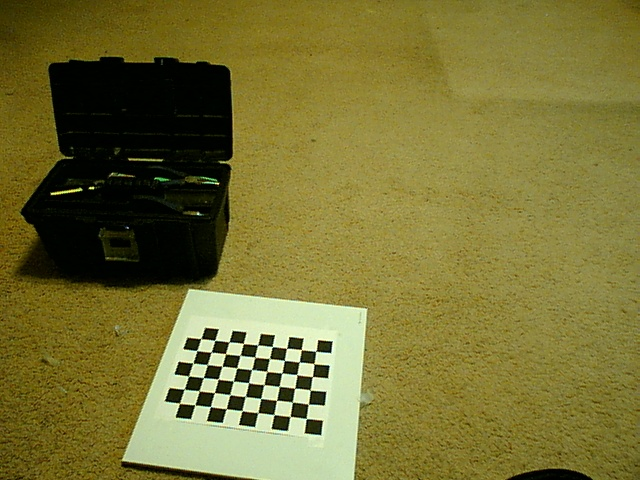
#> input picture opencv/files/calibrationimages/0.jpg, 640 x 480 px, given in place of the camera
$ python realtime_shape_detection.py   (older library calls are emulated)
#> lines starting #> are read from the running program, lines starting #| are printed output that depends on the picture; after the words box and inside, x2 and y2 are one past the last pixel; in counts of white or black regions, pixels touching at a corner belong together
import cv2
import numpy as np


def nothing(x):
    # any operation
    pass

cap = cv2.VideoCapture(0)
cap.set(cv2.CAP_PROP_FRAME_WIDTH, 640)
cap.set(cv2.CAP_PROP_FRAME_HEIGHT, 480)
cv2.namedWindow("Trackbars")
cap.set(cv2.CAP_PROP_EXPOSURE,-10)
cv2.createTrackbar("L-H", "Trackbars", 0, 180, nothing)
cv2.createTrackbar("L-S", "Trackbars", 66, 255, nothing)
cv2.createTrackbar("L-V", "Trackbars", 134, 255, nothing)
cv2.createTrackbar("U-H", "Trackbars", 180, 180, nothing)
cv2.createTrackbar("U-S", "Trackbars", 255, 255, nothing)
cv2.createTrackbar("U-V", "Trackbars", 243, 255, nothing)

font = cv2.FONT_HERSHEY_COMPLEX
kernel = np.ones((5,5),np.float32)/25
while True:
    _, frame = cap.read()
#> frame is the input picture: shape (480, 640, 3); mean B, G, R 53.1, 113.9, 120
#     frame = cv2.filter2D(frame,-1,kernel)
    frame=cv2.GaussianBlur(frame,(13,13),cv2.BORDER_DEFAULT)
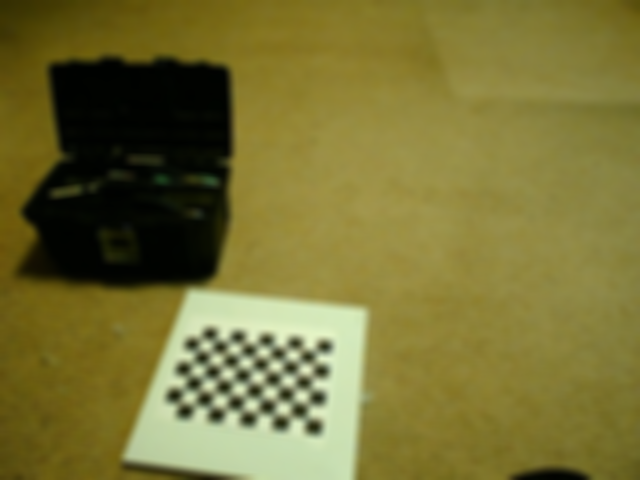
#> frame: shape (480, 640, 3); mean B, G, R 53.1, 114, 120


    hsv = cv2.cvtColor(frame, cv2.COLOR_BGR2HSV)
#> hsv: shape (480, 640, 3); mean H, S, V 30.6, 160.1, 122.1

    l_h = cv2.getTrackbarPos("L-H", "Trackbars")
    l_s = cv2.getTrackbarPos("L-S", "Trackbars")
    l_v = cv2.getTrackbarPos("L-V", "Trackbars")
    u_h = cv2.getTrackbarPos("U-H", "Trackbars")
    u_s = cv2.getTrackbarPos("U-S", "Trackbars")
    u_v = cv2.getTrackbarPos("U-V", "Trackbars")

    lower_red = np.array([l_h, l_s, l_v])
    upper_red = np.array([u_h, u_s, u_v])

    mask = cv2.inRange(hsv, lower_red, upper_red)
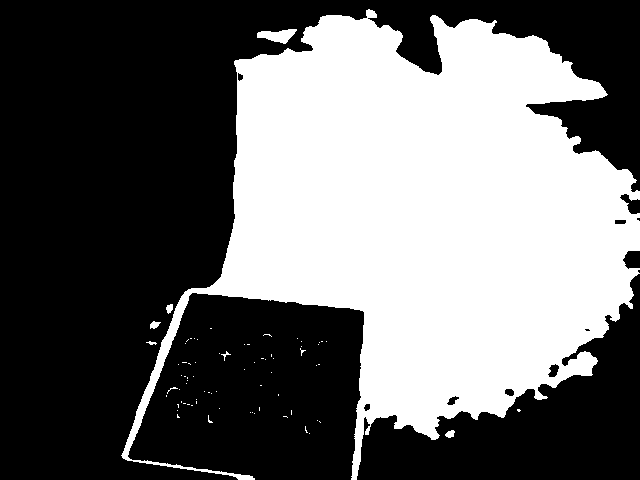
#> mask: shape (480, 640); 41.3% white; 75 white regions (68 under 20 px), largest, box (x1, y1, x2, y2) and area: (121, 9, 640, 480) 126075, (257, 29, 297, 44) 354, (150, 321, 161, 329) 56
    kernel = np.ones((5, 5), np.uint8)
    mask = cv2.erode(mask, kernel)
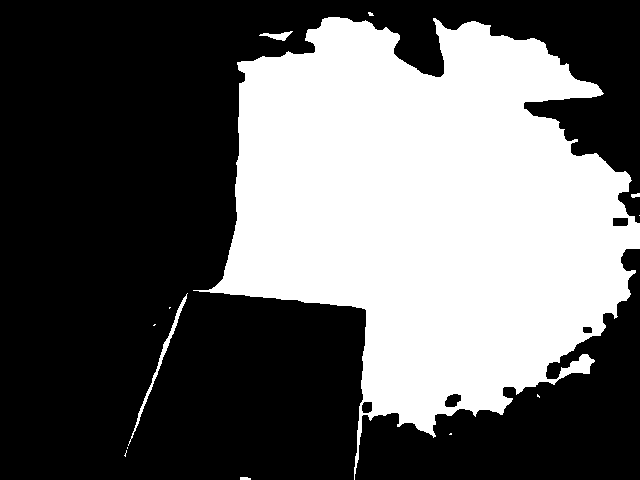
#> mask: shape (480, 640); 38.7% white; 13 white regions (8 under 20 px)

    # Contours detection
    if int(cv2.__version__[0]) > 3:
        # Opencv 4.x.x
        contours, _ = cv2.findContours(mask, cv2.RETR_TREE, cv2.CHAIN_APPROX_SIMPLE)
#> contours = 17 contours, 9 with area under 20; largest, box (x1, y1, x2, y2) and area: (193, 17, 640, 480) 117486, (128, 293, 188, 446) 352, (444, 393, 462, 408) 180, (612, 217, 629, 227) 140, (361, 401, 373, 414) 118, (259, 31, 293, 41) 116, (582, 326, 593, 334) 65, (631, 193, 640, 198) 22
    else:
        # Opencv 3.x.x
        _, contours, _ = cv2.findContours(mask, cv2.RETR_TREE, cv2.CHAIN_APPROX_SIMPLE)

    for cnt in contours:
        area = cv2.contourArea(cnt)
        approx = cv2.approxPolyDP(cnt, 0.02*cv2.arcLength(cnt, True), True)
        x = approx.ravel()[0]
        y = approx.ravel()[1]

        if area > 400:
            cv2.drawContours(frame, [approx], 0, (0, 0, 0), 5)

            if len(approx) == 3:
                cv2.putText(frame, "Triangle", (x, y), font, 1, (0, 0, 0))
            elif len(approx) == 4:
                cv2.putText(frame, "Rectangle", (x, y), font, 1, (0, 0, 0))
            elif 10 < len(approx) < 20:
                cv2.putText(frame, "Circle", (x, y), font, 1, (0, 0, 0))
#> this loop made 17 passes
#> (area, x, y) on passes 10 to 16: (21.5, 639, 193), (115.5, 292, 31), (117485.5, 539, 40), (117.5, 364, 401), (180, 461, 395), (65, 582, 327), (140.5, 612, 218)
#> (area, approx, x, y) on pass 8: (352, [[187, 293], [128, 445]], 187, 293)
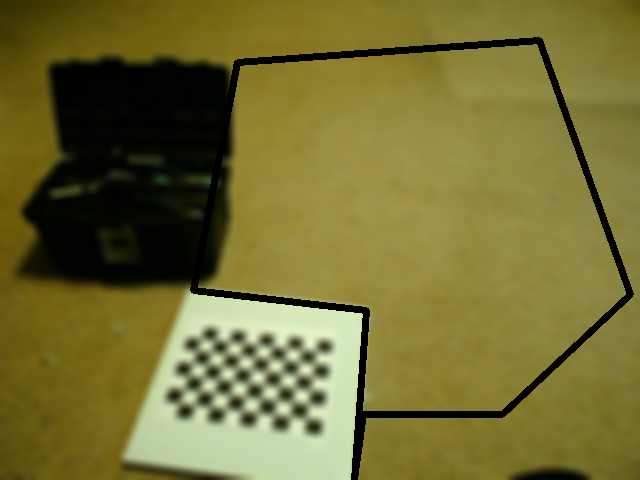
#> frame: shape (480, 640, 3); 3.35% of pixels changed, all inside (x1, y1, x2, y2) = (190, 37, 634, 480)


    cv2.imshow("Frame", frame)
    cv2.imshow("Mask", mask)

    key = cv2.waitKey(1)
#> (key Esc is pressed here)
    if key == 27:
        break

cap.release()
cv2.destroyAllWindows()

$ run again, on opencv/files/calibrationimages/1.jpg
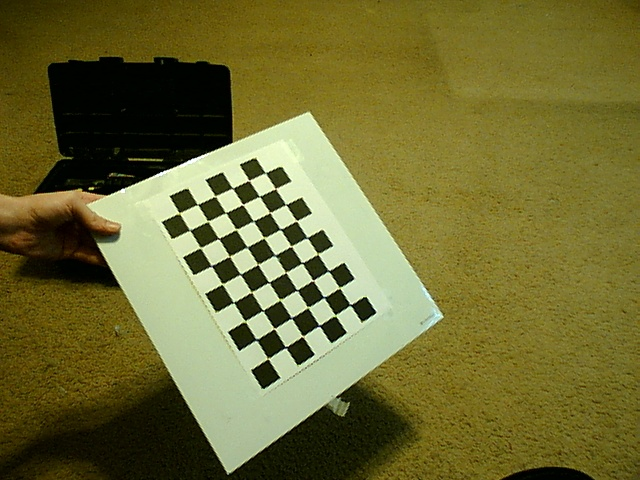
#> input picture opencv/files/calibrationimages/1.jpg, 640 x 480 px, given in place of the camera
#> frame is the input picture: shape (480, 640, 3); mean B, G, R 51.9, 107.4, 110.9
#> hsv: shape (480, 640, 3); mean H, S, V 31.1, 165.5, 114.4
#> `mask = cv2.erode(mask, kernel)`:
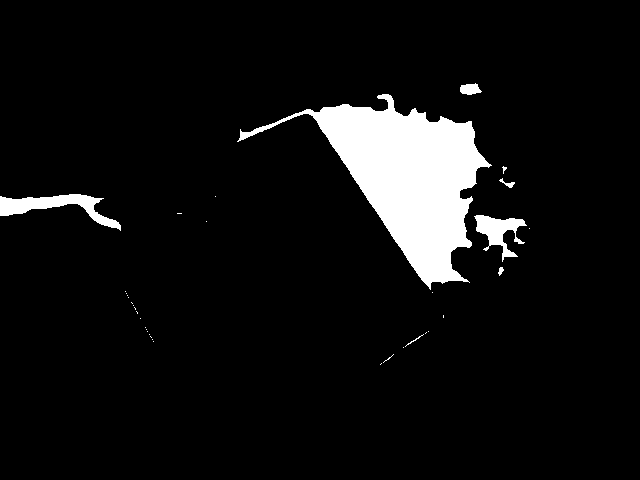
#> mask: shape (480, 640); 6.8% white; 35 white regions (28 under 20 px)
#> contours = 35 contours, 29 with area under 20; largest, box (x1, y1, x2, y2) and area: (237, 94, 492, 290) 17443, (0, 194, 121, 231) 1392, (474, 215, 527, 262) 907, (460, 83, 482, 95) 161, (499, 178, 515, 188) 36, (498, 267, 504, 276) 22
#> the loop `for cnt in contours:` made 35 passes
#> (area, x, y) on passes 25, 28, 31, 32, 34, 35: (22, 502, 267), (907, 474, 216), (1392, 120, 230), (36, 499, 180), (17443, 240, 129), (161, 481, 91)
#> after the loop `for cnt in contours:`:
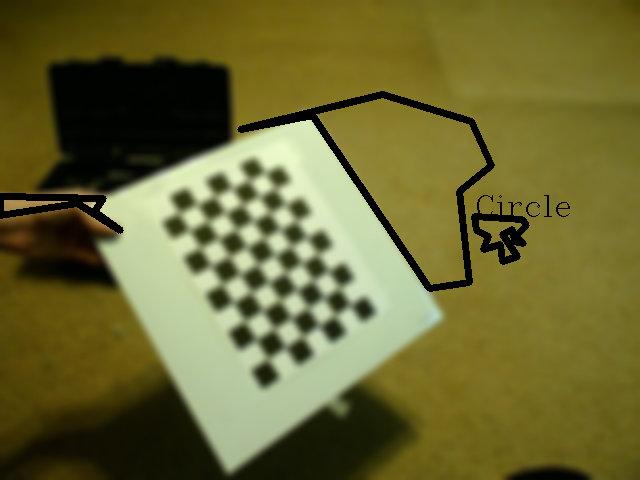
#> frame: shape (480, 640, 3); mean B, G, R 50.1, 103.7, 106.8

$ run again, on opencv/files/calibrationimages/10.jpg
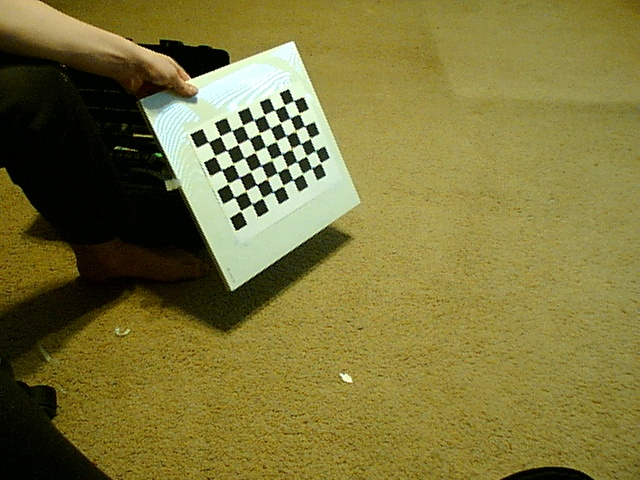
#> input picture opencv/files/calibrationimages/10.jpg, 640 x 480 px, given in place of the camera
#> frame is the input picture: shape (480, 640, 3); mean B, G, R 58.3, 116.8, 124.3
#> hsv: shape (480, 640, 3); mean H, S, V 30.2, 156.8, 126.4
#> `mask = cv2.erode(mask, kernel)`:
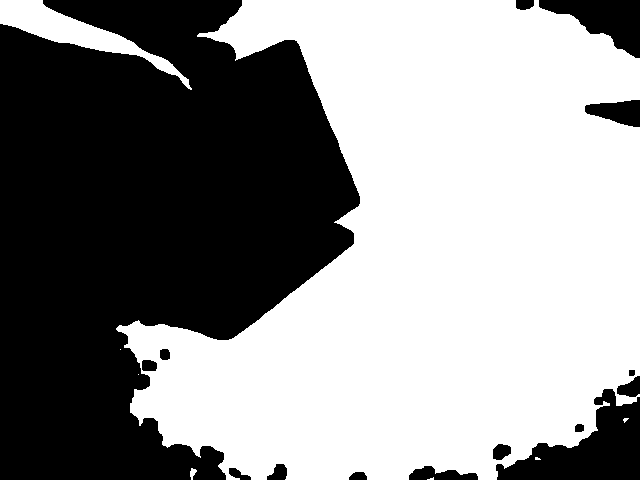
#> mask: shape (480, 640); 56.2% white; 15 black regions
#> contours = 13 contours, 5 with area under 20; largest, box (x1, y1, x2, y2) and area: (116, 0, 640, 480) 167918, (0, 0, 192, 90) 3791, (492, 443, 512, 461) 248, (141, 359, 158, 372) 173, (159, 348, 171, 361) 116, (574, 423, 585, 433) 79, (628, 369, 636, 377) 46, (190, 468, 197, 480) 35
#> the loop `for cnt in contours:` made 13 passes
#> (area, x, y) on passes 2, 7, 8, 9, 10, 11, 12, 13: (35, 191, 468), (167918, 197, 35), (248.5, 498, 443), (79, 574, 426), (45.5, 628, 370), (173, 141, 361), (116, 159, 350), (3791, 0, 0)
#> after the loop `for cnt in contours:`:
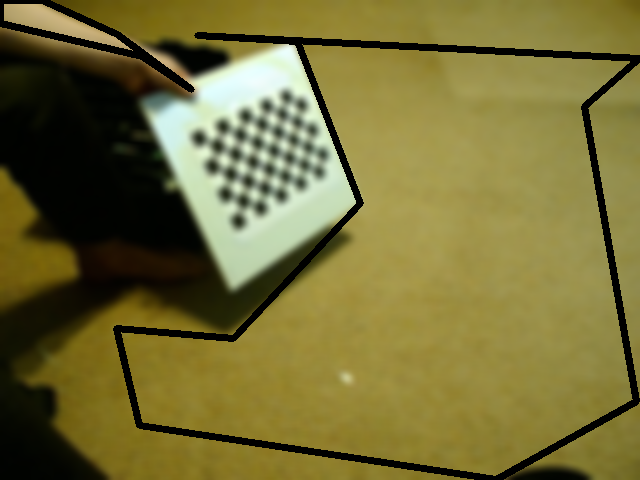
#> frame: shape (480, 640, 3); mean B, G, R 55.1, 110.1, 116.9

$ run again, on opencv/files/calibrationimages/11.jpg
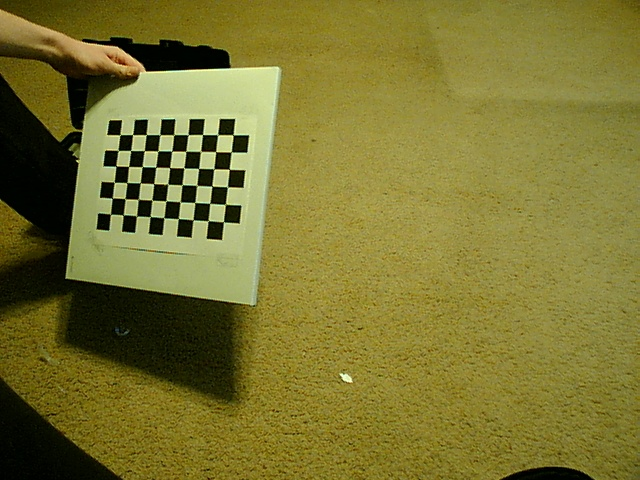
#> input picture opencv/files/calibrationimages/11.jpg, 640 x 480 px, given in place of the camera
#> frame is the input picture: shape (480, 640, 3); mean B, G, R 49.5, 116.9, 123
#> hsv: shape (480, 640, 3); mean H, S, V 29.1, 164.2, 124.6
#> `mask = cv2.erode(mask, kernel)`:
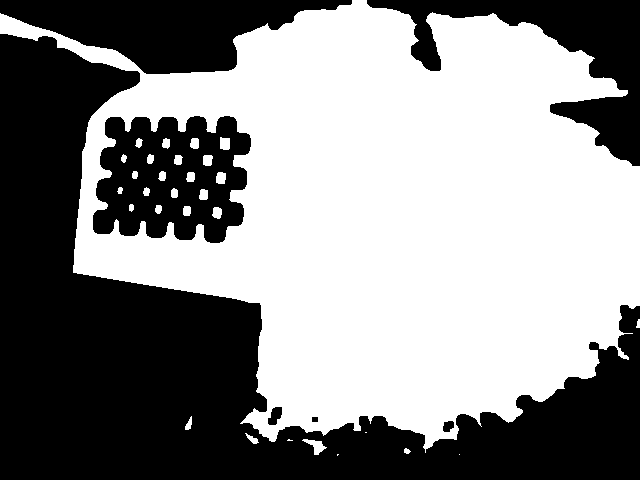
#> mask: shape (480, 640); 54% white; 7 black regions
#> contours = 34 contours, 5 with area under 20; largest, box (x1, y1, x2, y2) and area: (0, 0, 640, 453) 178932, (92, 115, 252, 244) 16124, (267, 406, 283, 426) 200, (302, 439, 327, 455) 138, (442, 420, 455, 433) 114
#> the loop `for cnt in contours:` made 34 passes
#> (area, x, y) on passes 3, 4, 6, 10, 11, 12, 13, 14: (20.5, 405, 448), (138, 302, 440), (47.5, 245, 433), (178932, 0, 13), (114, 452, 420), (40, 311, 417), (199.5, 281, 406), (16124, 250, 135)
#> after the loop `for cnt in contours:`:
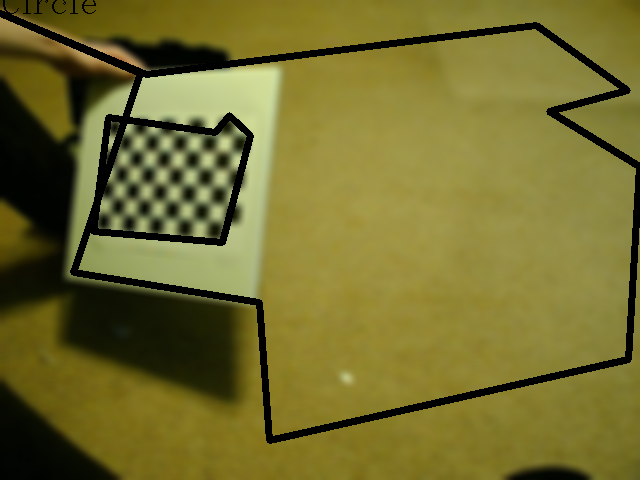
#> frame: shape (480, 640, 3); mean B, G, R 45.7, 109.5, 115.4
